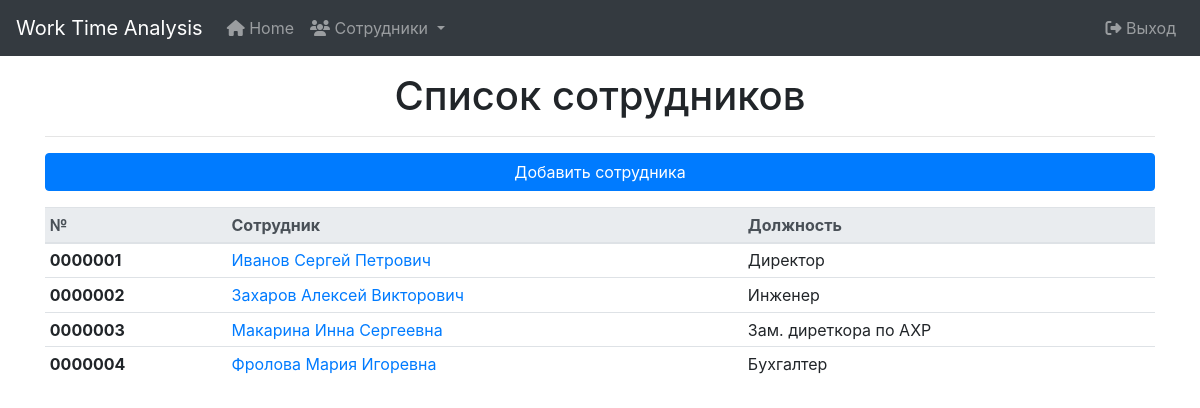
/workers/index.php (signed in), run on the app's committed database.
### tables this page shows
CREATE TABLE `workers` (
  `id` int(7) UNSIGNED ZEROFILL NOT NULL,
  `fio` char(70) NOT NULL,
  `position` int(5) UNSIGNED ZEROFILL NOT NULL
);

CREATE TABLE `position` (
  `id` int(5) UNSIGNED ZEROFILL NOT NULL,
  `name` char(50) NOT NULL
);

### mods/Database.php (called while the page is built, shortened)
<?php
class Database
{
    public $db;
    public function __construct()
    {
        if(empty($this->db))
        {
            try{
                $this->db = new PDO(DB_DSN,DB_USER,DB_PASSWD,DB_OPT);
                return $this->db;
            } catch (PDOException $ex) {
                $this->errorInfo = '<div class="alert alert-danger">'.$ex->getMessage().'</div>';
            }
        } else {
          return $this->db;
        }
    }
    public function get_workers()
    {
        return $this->db->query('SELECT wor.id, fio, pos.name FROM workers AS wor, position as pos WHERE wor.position = pos.id')->fetchAll();
    }
}

### workers/index.php (the view, shortened to what this page needs)
<!doctype html>
<html lang="ru">
<head>
    <link rel="stylesheet" href="../vendors/bootstrap/dist/css/bootstrap.min.css">
</head>
<body>
<nav class="navbar navbar-expand-lg navbar-dark bg-dark">
    <a class="navbar-brand" href="/">Work Time Analysis</a>
    <div class="collapse navbar-collapse" id="navbarSupportedContent">
        <ul class="navbar-nav mr-auto">
            <li class="nav-item">
                <a class="nav-link" href="/main"><span><i class="fas fa-home"></i></span> Home</a>
            </li>
            <li class="nav-item dropdown">
                <a class="nav-link dropdown-toggle" href="#" id="navbarDropdown" role="button" data-toggle="dropdown" aria-haspopup="true" aria-expanded="false">
                    <span><i class="fas fa-users"></i></span> Сотрудники
                </a>
            </li>
        </ul>
    </div>
    <div class="form-inline my-2 my-lg-0">
        <ul class="navbar-nav">
            <li class="nav-item">
                <a class="nav-link" href="../main/logout/"><span><i class="fas fa-sign-out-alt"></i></span> Выход</a>
            </li>
        </ul>
    </div>
</nav>
<div class="container mt-3">
    <h1 class="text-center">Список сотрудников</h1>
    <hr>
    <button type="button" class="btn btn-primary btn-block" data-toggle="modal" data-target="#exampleModalCenter">
        Добавить сотрудника
    </button>
                                <?php
                                require_once '../mods/Database.php';
                                $db = new Database();
                                ?>
    <table class="table table-sm table-hover mt-3">
        <thead class="thead-light">
        <tr>
            <th scope="col">№</th>
            <th scope="col">Сотрудник</th>
            <th scope="col">Должность</th>
        </tr>
        </thead>
        <tbody>
        <?php
        foreach ($db->get_workers() as $item){
            echo '<tr><th scope="row">'.$item['id'].'</th><td><a target="_blank" href="./view/?id='.$item['id'].'">'.$item['fio'].'</a></td><td>'.$item['name'].'</td></tr>';
        }
        ?>
        </tbody>
    </table>
</div>
</body>
</html>

### data on the page
workers: id "0000001", fio "Иванов Сергей Петрович", position.name "Директор"
workers: id "0000002", fio "Захаров Алексей Викторович", position.name "Инженер"
workers: id "0000003", fio "Макарина Инна Сергеевна", position.name "Зам. диреткора по АХР"
workers: id "0000004", fio "Фролова Мария Игоревна", position.name "Бухгалтер"
